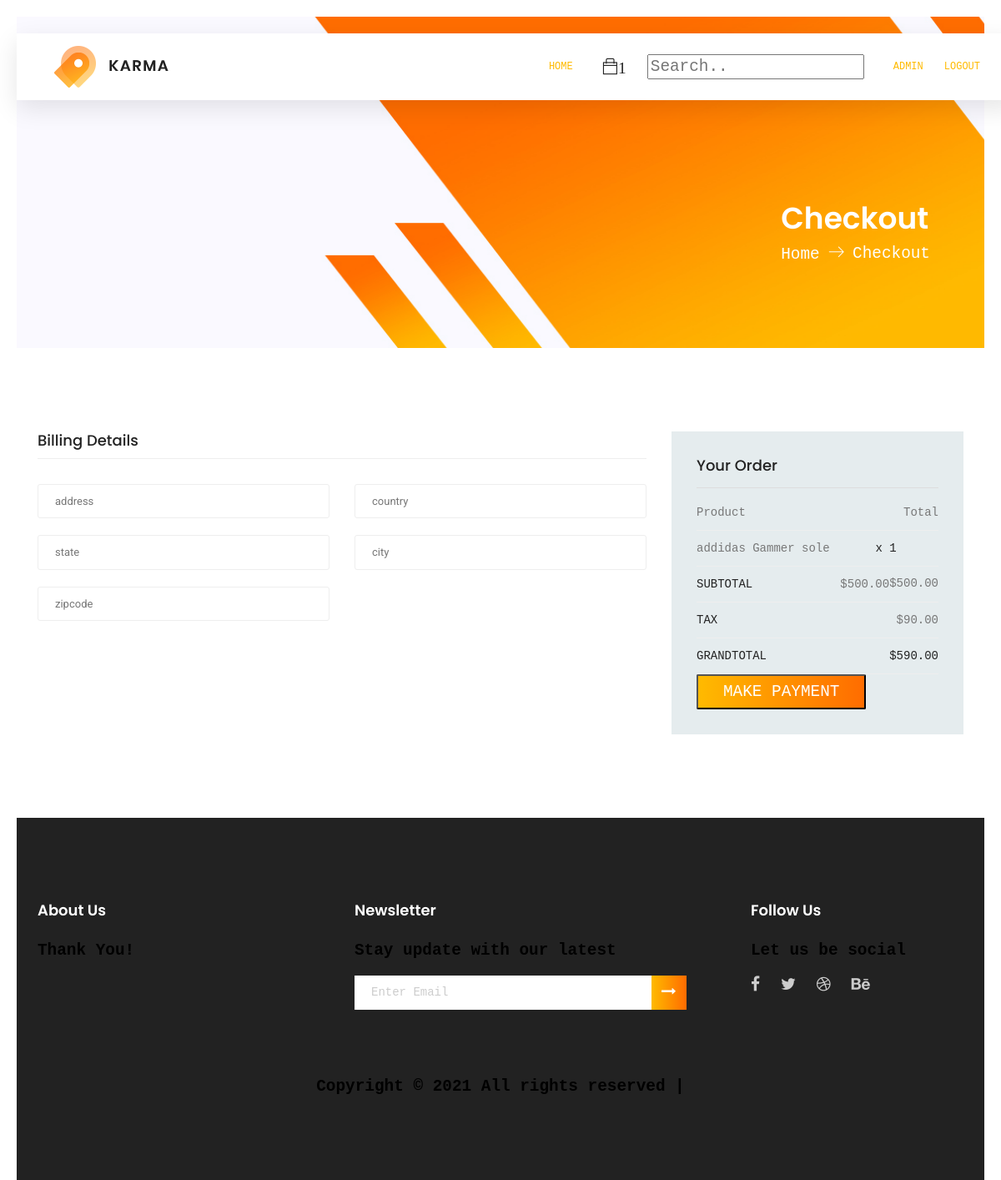
/checkout/ (signed in), run on an earlier commit of the app's database.
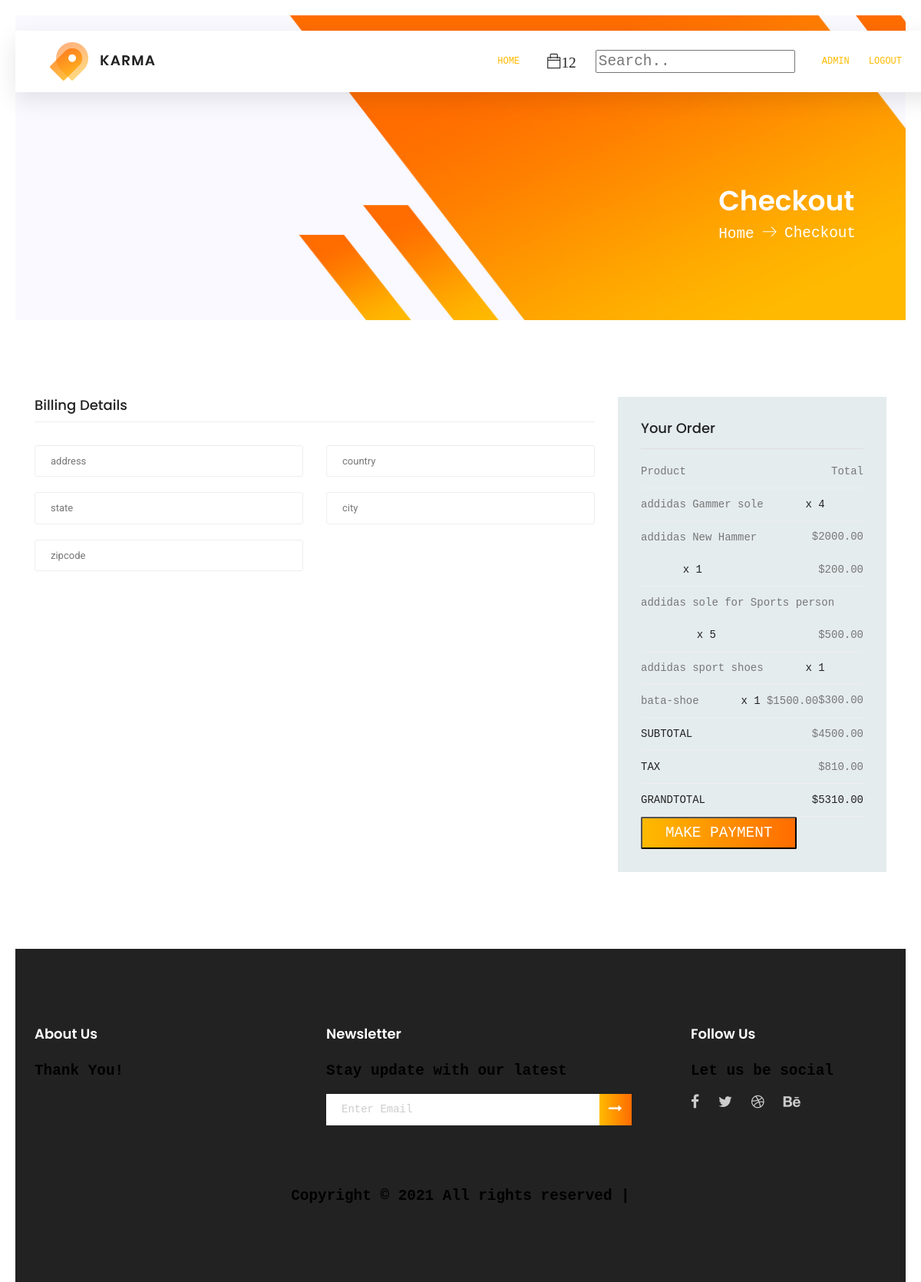
And on a later commit of the database.
### store/models.py (models this page shows, shortened)
class OrderItem(models.Model):
    product = models.ForeignKey(Product, on_delete=models.SET_NULL, null=True)
    order = models.ForeignKey(Order, null=True, on_delete=models.SET_NULL)
    quantity = models.IntegerField(default=0, null=True, blank=True)
    date_added = models.DateTimeField(auto_now_add=True)
    @property
    def get_total(self):
        total = self.product.price * self.quantity
        return total

class Product(models.Model):
    name = models.CharField(max_length=50)
    price = models.DecimalField(max_digits=7, decimal_places=2)
    image = models.ImageField(null=True, blank=True)
    quantity = models.IntegerField(null=True, blank=True)

class Order(models.Model):
    customer = models.ForeignKey(
        Customer, null=True, blank=True, on_delete=models.SET_NULL)
    date_ordered = models.DateTimeField(auto_now_add=True)
    complete = models.BooleanField(default=False, null=True, blank=False)
    transaction_id = models.CharField(max_length=80, null=True)
    @property
    def shipping(self):
        shipping = True
        return shipping
    @property
    def get_cart_total(self):
        orderitems = self.orderitem_set.all()
        total = sum([item.get_total for item in orderitems])
        return total
    @property
    def get_cart_items(self):
        orderitems = self.orderitem_set.all()
        total = sum([item.quantity for item in orderitems])
        return total

### store/views.py (the view)
# urls.py: path('checkout/', views.checkout, name="Checkout"),
@login_required
def checkout(request):
    if request.user.is_authenticated:
        customer = request.user.customer
        order, created = Order.objects.get_or_create(
            customer=customer, complete=False)
        items = order.orderitem_set.all()
        total = order.get_cart_total
        tax = 18
        tax_total = (total * tax) / 100
        grand_total = tax_total + total
        cartItems = order.get_cart_items
    else:
        return redirect('Home')
    context = {'items': items, 'order': order, 'tax': tax_total,
               'grand_total': grand_total, 'cartItems': cartItems}
    return render(request, 'store/checkout.html', context)

### store/templates/store/checkout.html (shortened to what this page needs)
{% extends 'store/main.html' %} {%load static %} {% block content %}
<section class="banner-area organic-breadcrumb">
    <div class="container">
        <div class="breadcrumb-banner d-flex flex-wrap align-items-center justify-content-end">
            <div class="col-first">
                <h1>Checkout</h1>
                <nav class="d-flex align-items-center">
                    <a href="index.html">Home<span class="lnr lnr-arrow-right"></span></a>
                    <a href="single-product.html">Checkout</a>
                </nav>
            </div>
        </div>
    </div>
</section>
{% if user.is_authenticated %}
<section class="checkout_area section_gap">
    <div class="container">
        <div class="billing_details">
            <div class="row">
                <div class="col-lg-8">
                    <h3>Billing Details</h3>
                    <form class="row contact_form" id="form" method="post" novalidate="novalidate">
                        <div class="col-md-6 form-group p_star">
                            <input type="text" class="form-control" id="add1" name="address" placeholder="address" required>
                        </div>
                        <div class="col-md-6 form-group p_star">
                            <input type="text" class="form-control" id="country" name="country" placeholder="country" required>
                        </div>
                        <div class="col-md-6 form-group p_star">
                            <input type="text" class="form-control" id="state" name="state" placeholder="state" required>
                        </div>
                        <div class="col-md-6 form-group p_star">
                            <input type="text" class="form-control" id="city" name="city" placeholder="city" required>
                        </div>
                        <div class="col-md-6 form-group p_star">
                            <input type="text" class="form-control" id="zip" name="zipcode" placeholder="zipcode" required>
                        </div>
                    </form>
                </div>
                <div class="col-lg-4">
                    <div class="order_box">
                        <h2>Your Order</h2>
                        <ul class="list">
                            <li><a>Product <span>Total</span></a></li>
                            {% for item in items%}
                            <li><a>{{item.product.name}}<span class="middle"> x {{item.quantity}}</span> <span class="last">${{item.get_total|floatformat:2}}</span></a></li>
                            {% endfor %}
                        </ul>
                        <ul class="list list_2">
                            <li><a>Subtotal <span>${{order.get_cart_total|floatformat:2}}</span></a></li>
                            <li><a>Tax <span>${{tax|floatformat:2}}</span></a></li>
                            <li><a>GrandTotal <span>${{grand_total|floatformat:2}}</span></a></li>
                        </ul>
                        <div class="box-element hidden" id="payment-info">
                            <button class="primary-btn" id="make-payment">Make Payment</button>
                        </div>
                    </div>
                </div>
            </div>
        </div>
    </div>
</section>
{% endif %}
{% endblock content %}

### store/templates/store/main.html (shortened to what the changed rows need)
{% load static %}
<!DOCTYPE html>
<html lang="zxx" class="no-js">
<head>
    <link rel="stylesheet" href="{% static 'css/linearicons.css'%}" />
    <link rel="stylesheet" href="{% static 'css/font-awesome.min.css'%}" />
    <link rel="stylesheet" href="{% static 'css/themify-icons.css'%}" />
    <link rel="stylesheet" href="{% static 'css/bootstrap.css'%}" />
    <link rel="stylesheet" href="{% static 'css/owl.carousel.css'%}" />
    <link rel="stylesheet" href="{% static 'css/nice-select.css'%}" />
    <link rel="stylesheet" href="{% static 'css/nouislider.min.css'%}" />
    <link rel="stylesheet" href="{% static 'css/ion.rangeSlider.css'%}" />
    <link rel="stylesheet" href="{% static 'css/ion.rangeSlider.skinFlat.css'%}" />
    <link rel="stylesheet" href="{% static 'css/magnific-popup.css'%}" />
    <link rel="stylesheet" href="{% static 'css/main.css'%}" />
    <link rel="stylesheet" href="{% static 'css/cart.css'%}" />
</head>
<body>
    <header class="header_area sticky-header">
        <div class="main_menu">
            <nav class="navbar navbar-expand-lg navbar-light main_box">
                <div class="container">
                    <div class="collapse navbar-collapse offset" id="navbarSupportedContent">
                        <ul class="nav navbar-nav navbar-right">
                            <li class="nav-item"><a href="{% url 'Cart' %}" class="cart"><span class="ti-bag ">{{cartItems}}</span></a>
                            </li>
                            <link rel="stylesheet" href="https://cdnjs.cloudflare.com/ajax/libs/font-awesome/4.7.0/css/font-awesome.min.css">
                        </ul>
                    </div>
                </div>
            </nav>
        </div>
    </header>
    {% block content %} {% endblock content %}
</body>
</html>

What changed in the data, as far as the page shows it:
changed OrderItem "addidas Gammer sole": quantity "1" → "4"; get_total "500.00" → "2000.00"
added OrderItem: product.name "addidas New Hammer", quantity "1", get_total "200.00"
added OrderItem: product.name "addidas sole for Sports person", quantity "5", get_total "500.00"
added OrderItem: product.name "addidas sport shoes", quantity "1", get_total "300.00"
added OrderItem: product.name "bata-shoe", quantity "1", get_total "1500.00"
changed Order: get_cart_total "500.00" → "4500.00"
Also different on the page:
{{ cartItems }}: "1" → "12"
{{ tax|floatformat:2 }}: "90.00" → "810.00"
{{ grand_total|floatformat:2 }}: "590.00" → "5310.00"
